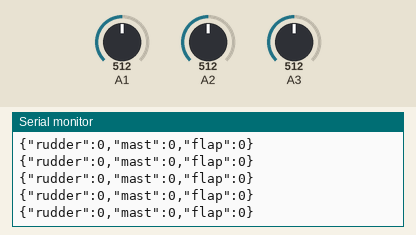
Recording of a sketch running on a simulated Arduino Nano, built with avr-gcc and run on an emulated ATmega328P. Shown: the last lines printed to the serial monitor. The test bench sets the inputs (shaded band); at power-on: A1 = 512, A2 = 512, A3 = 512.

Above: at 1.2 s.
1.3 s: A1 set to 753
At 1.33 s:
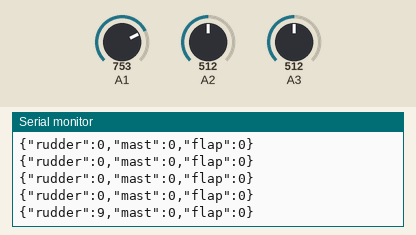
2.8 s: A1 set to 779
At 2.81 s:
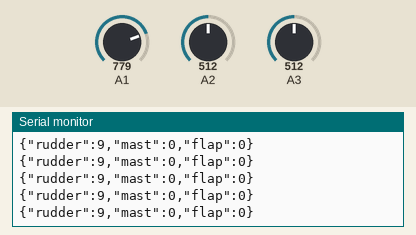
5.8 s: A2 set to 532
At 5.81 s:
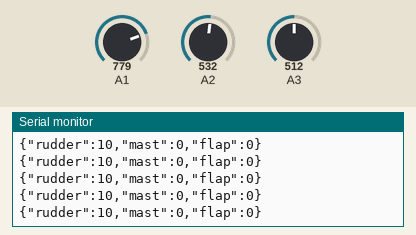
7.3 s: A2 set to 556
At 7.33 s:
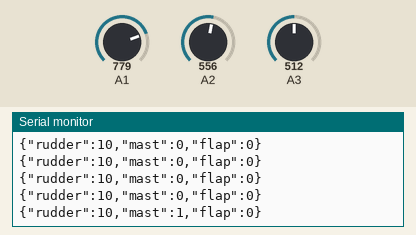
10.3 s: A3 set to 562
At 10.34 s:
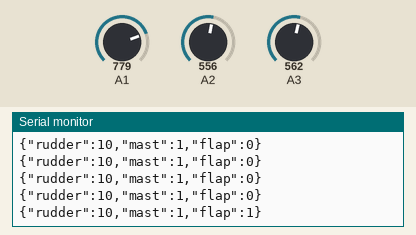
Timing chart, 0 to 13.3 s (numbered marks = the images above; inputs shaded):
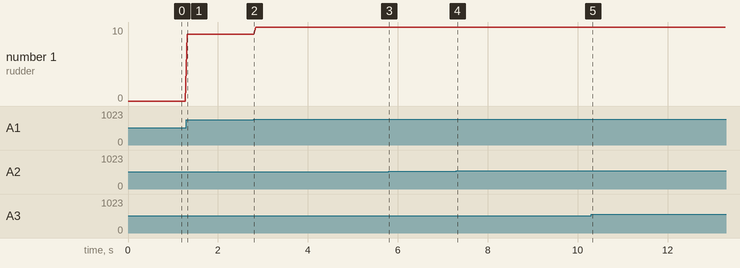

The sketch:

Controller_Sketch_Nano.ino
```cpp
/**
 * @file Controller_Sketch_Nano.ino
 * @brief Controller sketch for Arduino Nano
 *
 * This sketch reads inputs from the hardware and sends command data to UART.
 * Joystick is used for rudder control, potentiometer for mast offset,
 * and potentiometer for backflap control.
 * Controller inputs are mapped to +/- 20 degrees.
 *
 * @author Zach Fraser
 * @date 2025-05-07
 */

#define SERIAL_PORT Serial
#define SERIAL_BAUD_RATE 9600
#define TRANSMISSION_PERIOD 50

#define MIN_ANGLE -20 //Extreme left
#define MAX_ANGLE 20 //Extreme right

#define DEADZONE_LOW 480 //Center from left
#define DEADZONE_HIGH 544 //Center from right

/* Map analog input to angle */
int readControl(int raw)
{
  if (raw < DEADZONE_LOW)
  {
    return map(raw, 0, DEADZONE_LOW, MIN_ANGLE, -1);
  }
  else if (raw > DEADZONE_HIGH)
  {
    return map(raw, DEADZONE_HIGH, 1023, 1, MAX_ANGLE);
  }
  else
  {
    return 0;
  }
}

/* Run at startup */
void setup()
{
  SERIAL_PORT.begin(SERIAL_BAUD_RATE);
}

/* Run once per TRANSMISSION_PERIOD - Send control values over UART in JSON format */
void loop()
{
  int rawRudder = analogRead(A1);
  int rawMast = analogRead(A2);
  int rawFlap = analogRead(A3);

  int rudder = readControl(rawRudder);
  int mast = readControl(rawMast);
  int flap = readControl(rawFlap);

  SERIAL_PORT.print("{\"rudder\":");
  SERIAL_PORT.print(rudder);
  SERIAL_PORT.print(",\"mast\":");
  SERIAL_PORT.print(mast);
  SERIAL_PORT.print(",\"flap\":");
  SERIAL_PORT.print(flap);
  SERIAL_PORT.println("}");

  delay(TRANSMISSION_PERIOD);
}
```

Measured:
- after the input at 1.3 s, the serial monitor: prints a new line at once (image 1)
- after the input at 7.3 s, the serial monitor: prints a new line at once (image 4)
- after the input at 10.3 s, the serial monitor: prints a new line at once (image 5)
- plotted number 1: 0 → 9 after the input at 1.3 s, 9 → 10 after the input at 2.8 s
